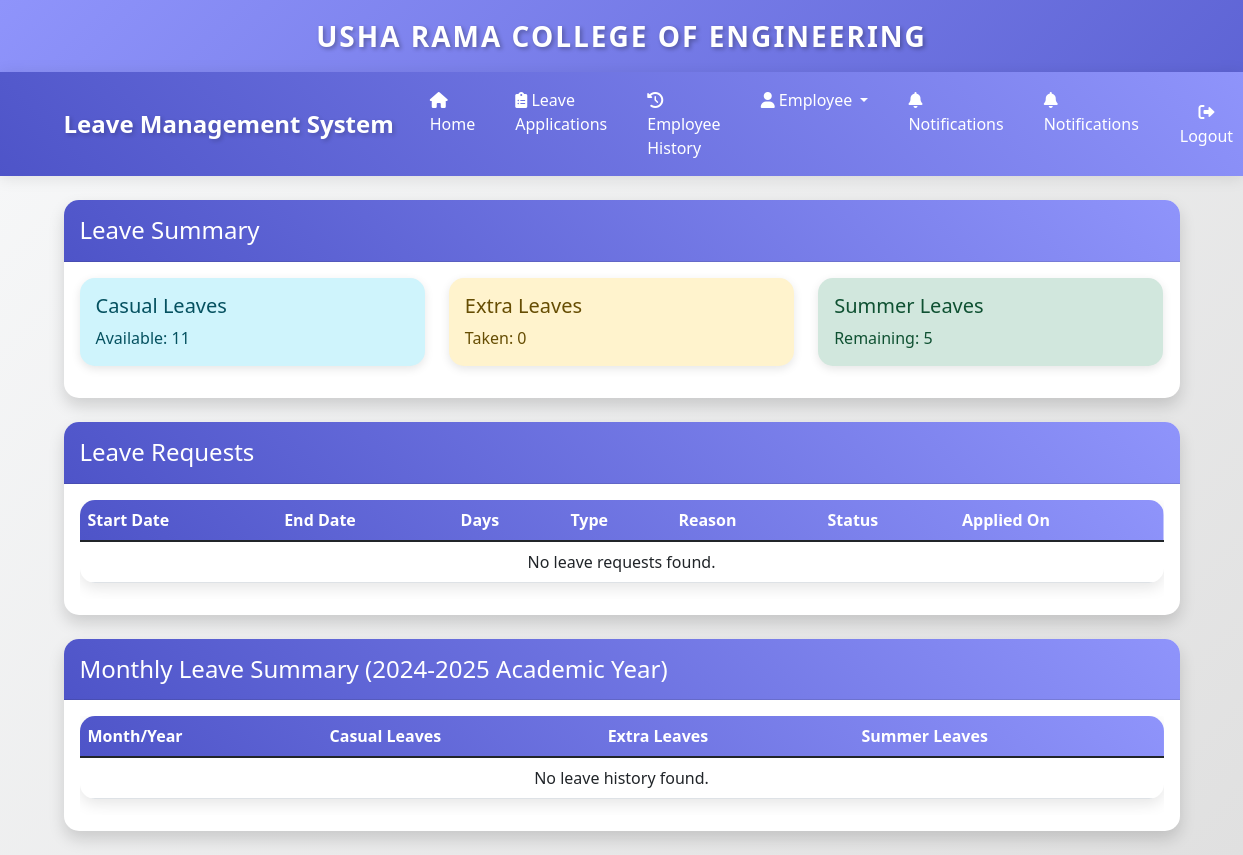
The page /leave-history/ (signed in) on the database its author committed.
### leave_management/models.py (models this page shows, shortened)
class Employee(AbstractUser):
    DEPARTMENT_CHOICES = [
        ('CSE', 'Computer Science'),
        ('ECE', 'Electronics'),
        ('MECH', 'Mechanical'),
        ('CIVIL', 'Civil'),
    ]
    employee_id = models.CharField(max_length=20, unique=True, validators=[MinLengthValidator(1)])
    department = models.CharField(max_length=20, choices=DEPARTMENT_CHOICES)
    is_admin = models.BooleanField(default=False)
    casual_leaves_remaining = models.IntegerField(default=1)  # Start with 1 leave
    extra_leaves_taken = models.IntegerField(default=0)
    summer_leaves_remaining = models.IntegerField(default=5)  # Summer leaves for May
    last_leave_increment = models.DateField(default=timezone.now)  # Track last leave increment
    def get_academic_year(self):
        today = timezone.now().date()
        if today.month < 6:  # Before June
            return today.year - 1
        return today.year

### leave_management/views.py (the view)
# urls.py: path('leave-history/', views.leave_history, name='leave_history'),
@login_required
def leave_history(request):
    leaves = LeaveRequest.objects.filter(employee=request.user).order_by('-created_at')
    monthly_history = LeaveHistory.objects.filter(employee=request.user).order_by('-year', '-month')
    return render(request, 'leave_management/leave_history.html', {
        'leaves': leaves,
        'monthly_history': monthly_history
    })

### leave_management/templates/leave_management/leave_history.html
{% extends 'leave_management/base.html' %}
{% block content %}
<div class="row">
    <div class="col-md-12">
        <div class="card shadow mb-4">
            <div class="card-header">
                <h4 class="mb-0">Leave Summary</h4>
            </div>
            <div class="card-body">
                <div class="row">
                    <div class="col-md-4">
                        <div class="alert alert-info">
                            <h5 class="alert-heading">Casual Leaves</h5>
                            <p class="mb-0">Available: {{ user.casual_leaves_remaining }}</p>
                        </div>
                    </div>
                    <div class="col-md-4">
                        <div class="alert alert-warning">
                            <h5 class="alert-heading">Extra Leaves</h5>
                            <p class="mb-0">Taken: {{ user.extra_leaves_taken }}</p>
                        </div>
                    </div>
                    <div class="col-md-4">
                        <div class="alert alert-success">
                            <h5 class="alert-heading">Summer Leaves</h5>
                            <p class="mb-0">Remaining: {{ user.summer_leaves_remaining }}</p>
                        </div>
                    </div>
                </div>
            </div>
        </div>
    </div>
</div>
<div class="row">
    <div class="col-md-12">
        <div class="card shadow mb-4">
            <div class="card-header">
                <h4 class="mb-0">Leave Requests</h4>
            </div>
            <div class="card-body">
                <div class="table-responsive">
                    <table class="table table-hover">
                        <thead>
                            <tr>
                                <th>Start Date</th>
                                <th>End Date</th>
                                <th>Days</th>
                                <th>Type</th>
                                <th>Reason</th>
                                <th>Status</th>
                                <th>Applied On</th>
                            </tr>
                        </thead>
                        <tbody>
                            {% for leave in leaves %}
                            <tr>
                                <td>{{ leave.start_date }}</td>
                                <td>{{ leave.end_date }}</td>
                                <td>{{ leave.number_of_days }}</td>
                                <td>
                                    {% if leave.start_date.month == 5 %}
                                        <span class="badge bg-success">Summer</span>
                                    {% elif leave.is_extra_leave %}
                                        <span class="badge bg-warning">Extra</span>
                                    {% else %}
                                        <span class="badge bg-info">Casual</span>
                                    {% endif %}
                                </td>
                                <td>{{ leave.reason }}</td>
                                <td>
                                    <span class="badge {% if leave.status == 'APPROVED' %}bg-success{% elif leave.status == 'REJECTED' %}bg-danger{% else %}bg-warning{% endif %}">
                                        {{ leave.status }}
                                    </span>
                                </td>
                                <td>{{ leave.created_at|date:"M d, Y" }}</td>
                            </tr>
                            {% empty %}
                            <tr>
                                <td colspan="7" class="text-center">No leave requests found.</td>
                            </tr>
                            {% endfor %}
                        </tbody>
                    </table>
                </div>
            </div>
        </div>
    </div>
</div>
<div class="row">
    <div class="col-md-12">
        <div class="card shadow">
            <div class="card-header">
                <h4 class="mb-0">Monthly Leave Summary ({{ user.get_academic_year }}-{{ user.get_academic_year|add:"1" }} Academic Year)</h4>
            </div>
            <div class="card-body">
                <div class="table-responsive">
                    <table class="table table-hover">
                        <thead>
                            <tr>
                                <th>Month/Year</th>
                                <th>Casual Leaves</th>
                                <th>Extra Leaves</th>
                                <th>Summer Leaves</th>
                            </tr>
                        </thead>
                        <tbody>
                            {% for history in monthly_history %}
                            <tr>
                                <td>{{ history.month }}/{{ history.year }}</td>
                                <td>{{ history.casual_leaves_taken }}</td>
                                <td>{{ history.extra_leaves_taken }}</td>
                                <td>{{ history.summer_leaves_taken }}</td>
                            </tr>
                            {% empty %}
                            <tr>
                                <td colspan="4" class="text-center">No leave history found.</td>
                            </tr>
                            {% endfor %}
                        </tbody>
                    </table>
                </div>
            </div>
        </div>
    </div>
</div>
{% endblock %}

### leave_management/templates/leave_management/base.html (style rules this page uses)
:root { --primary-color: #4e54c8; --secondary-color: #8f94fb; --accent-color: #ff6b6b; --success-color: #2ecc71; --warning-color: #f1c40f; --danger-color: #e74c3c; --light-color: #f8f9fa; --dark-color: #2c3e50; }
body { background: linear-gradient(135deg, var(--light-color), #e0e0e0); min-height: 100vh; padding-top: 0; }
.card { border: none; border-radius: 15px; box-shadow: 0 5px 15px rgba(0, 0, 0, 0.1); transition: all 0.3s ease; background: white; margin-bottom: 1.5rem; }
.card-header { background: linear-gradient(45deg, var(--primary-color), var(--secondary-color)); color: white; border-radius: 15px 15px 0 0 !important; padding: 1rem; }
.alert { border-radius: 15px; border: none; box-shadow: 0 3px 10px rgba(0, 0, 0, 0.1); }
.table { background: white; border-radius: 15px; overflow: hidden; box-shadow: 0 5px 15px rgba(0, 0, 0, 0.1); }
.table thead { background: linear-gradient(45deg, var(--primary-color), var(--secondary-color)); color: white; }
.card { animation: fadeIn 0.8s ease-out; }

### rows shown on the page
Employee: casual_leaves_remaining "11", extra_leaves_taken "0", summer_leaves_remaining "5", get_academic_year "2024", get_academic_year|add "2025"
